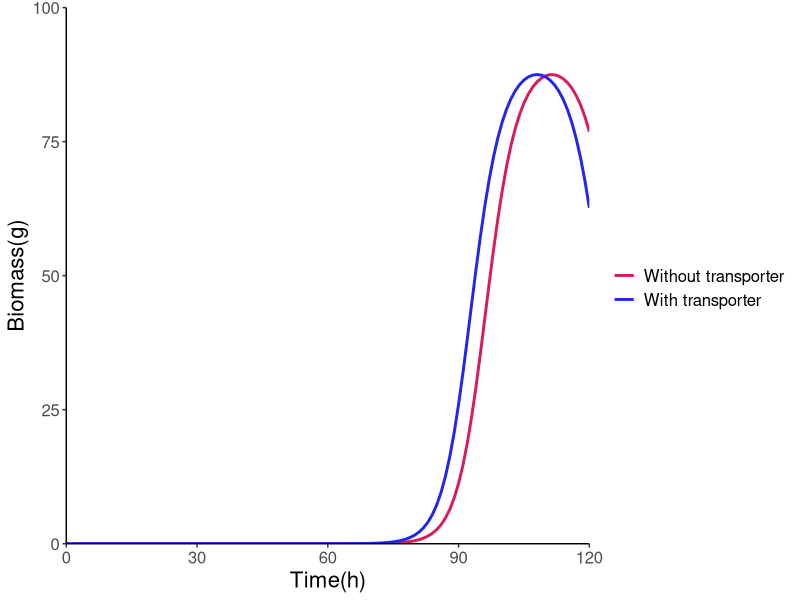
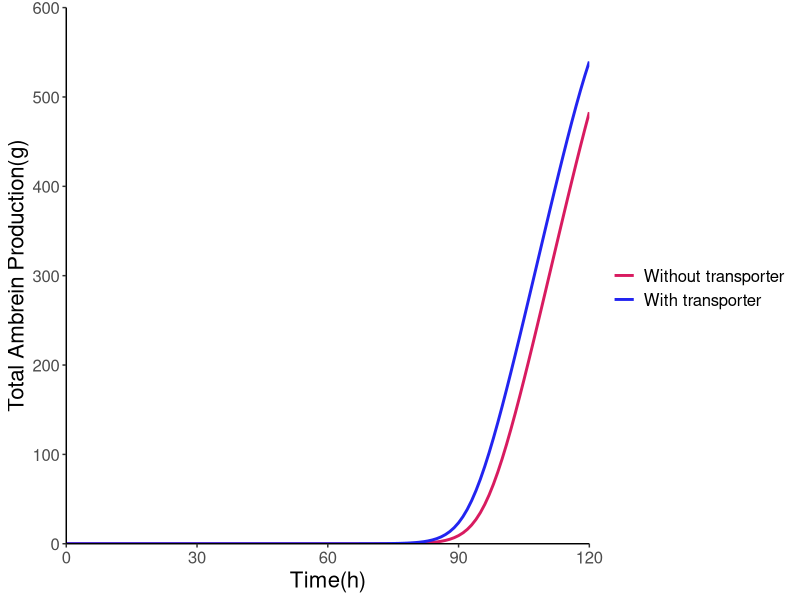

Generate these figures, in order, with R:
#Package: solve ode
library("deSolve")
#Define model without transporter 
model <- function (t, x, params) {
  P <- x[1]
  M <- x[2]
  
  r <- params["r"]
  C <- params["C"]
  d <- params["d"]
  k <- params["k"]
  
  
  
  dPdt <- (r-d*M)*P*((C-P)/C) 
  dMdt <- k*P
  dxdt <- c(dPdt, dMdt)
  list(dxdt)
}

params <- c(r=0.31271, C=100, d=0.001, k=0.235)#h g
xstart<- c(P=2*10^-12, M=0) #2pg

times<-seq(from=0, to=120, by=1)
out<-ode(
  func = model,
  y = xstart,
  times = times,
  parms = params
)
out.df<-data.frame(out)
#Santalol 220.356 g/mol
###################################################################
#withtransporter
model2 <- function (t, x, params) {
  P <- x[1]
  M <- x[2]
  E <- x[3]
  
  r <- params["r"]
  C <- params["C"]
  d <- params["d"]
  k <- params["k"]
  Km <- params["Km"]
  Vmas <- params["Vmas"]
  
  
  #Michaelis Menten equation MATE
  #dE/dt=Vmax*[M]/(Km+[M])
  dPdt <- (r-d*M)*P*((C-P)/C) 
  dMdt <- k*P - (Vmas*M)/(Km+M)
  dEdt <- (Vmas*M)/(Km+M) #metabolite export by transporter
  
  dxdt <- c(dPdt, dMdt, dEdt)
  list(dxdt)
}
params <- c(r=0.31271, C=100, d=0.001, k=0.235,Km=3.001*10^-7 ,Vmas=2.274*10^-4)
xstart<- c(P=2*10^-12, M=0, E=0)

times<-seq(from=0, to=120, by=1)
out<-ode(
  func = model2,
  y = xstart,
  times = times,
  parms = params
)
out.df1<-data.frame(out)
out.df1$Total<-out.df1$M+out.df1$E

biomassdf<-data.frame(out.df$time,out.df$P,out.df1$P)
colnames(biomassdf)<-c("Time","WithoutTransporter","WithTransporter")
library(ggplot2)
p<-ggplot(biomassdf,aes(x=Time))+
  geom_line(aes(y=WithoutTransporter,color="Without transporter"),linewidth=1)+
  geom_line(aes(y=WithTransporter,color="With transporter"),linewidth=1)+
  scale_colour_manual("", 
                      breaks = c("Without transporter", "With transporter"),
                      values = c("#D81B60", "#2224f0")) +
  scale_x_continuous(expand = c(0, 0)) + scale_y_continuous(expand = c(0, 0),limits=c(0,100))+
  theme_classic()+
  xlab("Time(h)")+
  ylab("Biomass(g)")+
  theme(axis.text.x = element_text(size = 12),
        axis.title.x = element_text(size = 16),
        axis.text.y =  element_text(size = 12),
        axis.title.y = element_text(size = 16),
        legend.text = element_text(size = 12))
p
#####################################################
santaloldf<-data.frame(out.df$time,out.df$M,out.df1$Total)
colnames(santaloldf)<-c("Time","WithoutTransporter","WithTransporter")
s<-ggplot(santaloldf,aes(x=Time))+
  geom_line(aes(y=WithoutTransporter,color="Without transporter"),linewidth=1)+
  geom_line(aes(y=WithTransporter,color="With transporter"),linewidth=1)+
  scale_colour_manual("", 
                      breaks = c("Without transporter", "With transporter"),
                      values = c("#D81B60", "#2224f0")) +
  scale_x_continuous(expand = c(0, 0)) + scale_y_continuous(expand = c(0, 0),limits = c(0,600))+
  theme_classic()+
  xlab("Time(h)")+
  ylab("Total Ambrein Production(g)")+
  theme(axis.text.x = element_text(size = 12),
        axis.title.x = element_text(size = 16),
        axis.text.y =  element_text(size = 12),
        axis.title.y = element_text(size = 16),
        legend.text = element_text(size = 12))
s
